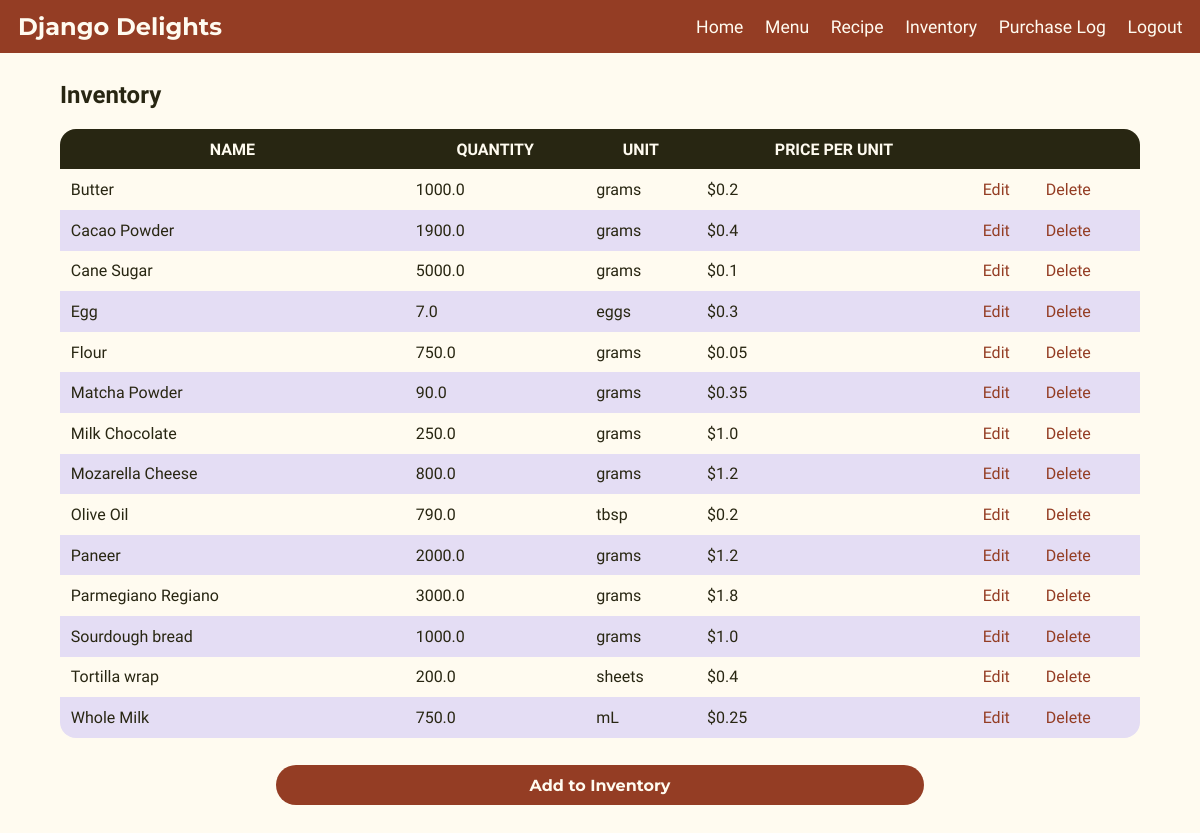
Screenshot of /inventory/ (signed in) with the database file from the repository.
### inventory_tracker/models.py (models this page shows, shortened)
class IngredientInventory(models.Model):
    ingredient_name = models.CharField(max_length=20, verbose_name = "Name")
    ingredient_quantity = models.FloatField(verbose_name = "Quantity", help_text= "Quantity of the ingredient in the specified unit")
    ingredient_unit = models.CharField(max_length=20, verbose_name = "Unit", help_text="Unit of measurement for the ingredient, such as grams or tbsp")
    ingredient_price_per_unit = models.FloatField(verbose_name = "Price per Unit")
    class Meta:
        ordering = ["ingredient_name"]
        verbose_name = "Ingredient"

### inventory_tracker/views.py (the view)
# urls.py: path('inventory/', views.InventoryList.as_view(), name="inventory_list"),
class InventoryList(LoginRequiredMixin, ListView):
    model = IngredientInventory
    template_name = "inventory_tracker/inventory_list.html"

### inventory_tracker/templates/inventory_tracker/inventory_list.html (shortened to what this page needs)
{% extends "inventory_tracker/base.html" %}
{% load static %}
{% block head %}
<link rel="stylesheet" href="{% static 'inventory_tracker/style.css' %}">
{% endblock %}
{% block content %}
<div class="container body-container">
    <h2>Inventory</h2>
    {% if object_list %}
    <table id ="menu-table">
        <tr class="table-heading">
            <th>Name</th>
            <th>Quantity</th>
            <th>Unit</th>
            <th>Price per Unit</th>
            <th> </th>
            <th> </th>
        </tr>
            {% for ingredient in object_list %}
            <tr>
                <td>{{ ingredient.ingredient_name }}</td>
                <td>{{ ingredient.ingredient_quantity }}</td>
                <td>{{ ingredient.ingredient_unit }}</td>
                <td>${{ ingredient.ingredient_price_per_unit }}</td>
                <td><a href="{% url 'inventory_update' ingredient.id %}">Edit</a></td>
                <td><a href="{% url 'inventory_delete' ingredient.id %}">Delete</a></td>
            </tr>
            {% endfor %}
    </table>
    {% else %}
            <p>There are no items in the menu.</p>
        {% endif %}
    <a href="{% url 'inventory_create' %}"class = "add-btn">Add to Inventory</a>
</div>
{% endblock %}

### inventory_tracker/templates/inventory_tracker/base.html
<!DOCTYPE html>
<head>
  {% block head %}
  {% endblock %}
</head>
<body>
    <header>
        <div class="header-container">
            <h1>Django Delights</h1>
        <nav>
            <ul>
                <li><a href="{% url 'home' %}">Home</a></li>
                <li><a href="{% url 'menu_list' %}">Menu</a></li>
                <li><a href="{% url 'recipe_list' %}">Recipe</a></li>
                <li><a href="{% url 'inventory_list' %}">Inventory</a></li>
                <li><a href="{% url 'purchase_log_list' %}">Purchase Log</a></li>
                {% if request.user.is_authenticated %}
                <li id = "logout"><a href="{% url 'logout' %}?next=/">Logout</a></li>
                {% endif %}
            </ul>
    </nav>
    </div>
    </header>
  {% block content %}
  {% endblock %}
</body>

### inventory_tracker/static/inventory_tracker/style.css (style rules this page uses)
body { width:100%; height:100%; top:0; left:0; margin:0; padding:0; position:relative; background-color:#fffbf0; max-width: 100vw; color:#282612; font-family: 'Work Sans', sans-serif; font-size:1em; }
body a { text-decoration:none; color: #943d24 }
header { padding:0; margin:0; }
.header-container { background-color: #943d24; width:100%; padding:0; margin:0; display:grid; grid-template-columns: 1fr 1fr 1fr 1fr 1fr; align-items:center; padding-top: 1%; padding-bottom:1%; }
h1 { font-family: 'Montserrat', sans-serif; font-weight:700; font-size:1.5em; color:#fffbf0; margin:0; padding:0; grid-column-start:1; grid-column-end:2; justify-self: center; }
.body-container { width:90%; margin-left:5%; padding:0; display:flex; flex-direction:column; margin-top:0.5em; margin-bottom:10%; justify-content:flex-start; }
.body-container p, ul, ol, form { align-self:flex-start; }
table { width:100%; border-collapse:collapse; }
table td, th { padding:1%; margin:0; border:none; }
.body-container table:not(.overview-tbl) tr:first-child { background-color:#282612; color:#fffbf0; }
.body-container h2 { text-align:left; align-self: flex-start; }
table th { text-transform:uppercase; }
table:not(.overview-tbl) tr:nth-child(odd):not(.table-heading) { background-color:#e4ddf4; }
table:not(.overview-tbl) { border-radius:1em !important; }
table:not(.overview-tbl) tr:first-of-type { border-radius:1em 1em 0 0 !important; }
table:not(.overview-tbl) tr:last-of-type { border-radius:0 0 1em 1em !important; }
table:not(.overview-tbl) th:first-of-type { border-radius:1em 0 0 0; }
table:not(.overview-tbl) th:last-of-type, table:not(.overview-tbl) { border-radius:0 1em 0 0; }
table:not(.overview-tbl) tr:last-of-type td:last-of-type, table:not(.overview-tbl) { border-radius: 0 0 1em 0; }
table:not(.overview-tbl) tr:last-of-type td:first-of-type, table:not(.overview-tbl) { border-radius: 0 0 0 1em; }
nav { color:#fffbf0; padding:0; grid-column-start:2; grid-column-end:6; justify-self: stretch; }
nav ul { padding:0; margin:0; text-align:right; }
nav ul li { list-style: none; display: inline-block; text-align:right; margin-right:1em; font-size:1.1em; }
.add-btn { text-align:center; width:50%; align-self:center; font-family: 'Montserrat', sans-serif; font-weight:700; }
.add-btn, input[type=submit] { margin-top:2.5%; background-color:#943d24; color:#fffbf0; padding:1% 5%; transition:1s; border-radius:2em; }
nav ul a { text-decoration: none; color:#fffbf0 !important; }

### rows the page displays
IngredientInventory: ingredient_name "Butter", ingredient_quantity "1000.0", ingredient_unit "grams", ingredient_price_per_unit "0.2"
IngredientInventory: ingredient_name "Cacao Powder", ingredient_quantity "1900.0", ingredient_unit "grams", ingredient_price_per_unit "0.4"
IngredientInventory: ingredient_name "Cane Sugar", ingredient_quantity "5000.0", ingredient_unit "grams", ingredient_price_per_unit "0.1"
IngredientInventory: ingredient_name "Egg", ingredient_quantity "7.0", ingredient_unit "eggs", ingredient_price_per_unit "0.3"
IngredientInventory: ingredient_name "Flour", ingredient_quantity "750.0", ingredient_unit "grams", ingredient_price_per_unit "0.05"
IngredientInventory: ingredient_name "Matcha Powder", ingredient_quantity "90.0", ingredient_unit "grams", ingredient_price_per_unit "0.35"
IngredientInventory: ingredient_name "Milk Chocolate", ingredient_quantity "250.0", ingredient_unit "grams", ingredient_price_per_unit "1.0"
IngredientInventory: ingredient_name "Mozarella Cheese", ingredient_quantity "800.0", ingredient_unit "grams", ingredient_price_per_unit "1.2"
IngredientInventory: ingredient_name "Olive Oil", ingredient_quantity "790.0", ingredient_unit "tbsp", ingredient_price_per_unit "0.2"
IngredientInventory: ingredient_name "Paneer", ingredient_quantity "2000.0", ingredient_unit "grams", ingredient_price_per_unit "1.2"
IngredientInventory: ingredient_name "Parmegiano Regiano", ingredient_quantity "3000.0", ingredient_unit "grams", ingredient_price_per_unit "1.8"
IngredientInventory: ingredient_name "Sourdough bread", ingredient_quantity "1000.0", ingredient_unit "grams", ingredient_price_per_unit "1.0"
IngredientInventory: ingredient_name "Tortilla wrap", ingredient_quantity "200.0", ingredient_unit "sheets", ingredient_price_per_unit "0.4"
IngredientInventory: ingredient_name "Whole Milk", ingredient_quantity "750.0", ingredient_unit "mL", ingredient_price_per_unit "0.25"
